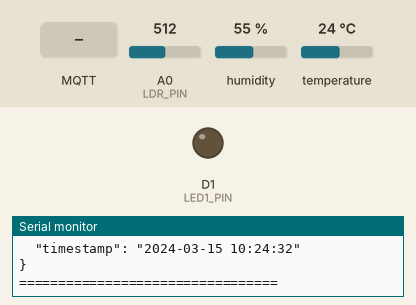
Bench run of a sketch on a simulated ESP8266 (NodeMCU). Parts: output pins drawn as LEDs (lit = HIGH), the last lines printed to the serial monitor. Inputs (shaded band) come from the test bench; at power-on: A0 (LDR_PIN) = 512, humidity 55 %, temperature 24 °C. WiFi joins after 1.5 s; servers stay silent unless stated; the local clock reads 2024-03-15 10:24:30 at power-on unless the sketch sets it; no MQTT or app messages arrive unless stated.

Above: at 3.8 s.
3.9 s: MQTT message "led1 on" arrives on the first subscribed topic
At 6.6 s:
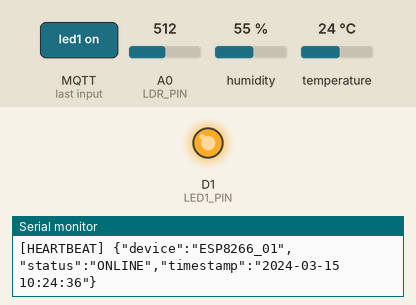
8.9 s: MQTT message "led1 off" arrives on the first subscribed topic
At 11.6 s:
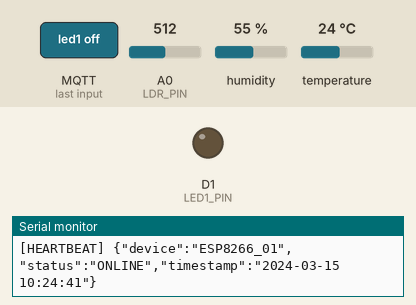
Timing chart, 0 to 13.1 s (numbered marks = the images above; inputs shaded):
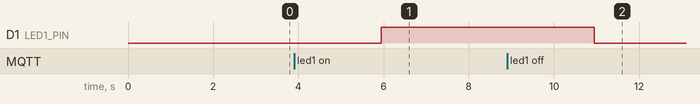

Measured:
- after the input at 3.9 s, D1 (LED1_PIN): LOW → HIGH after 2.0 s
- after the input at 8.9 s, D1 (LED1_PIN): HIGH → LOW after 2.0 s

The sketch:

arduino_esp8266_smart_home.ino
```cpp
#include <ESP8266WiFi.h>
#include <PubSubClient.h>
#include <DHT.h>
#include <time.h>

// ============================================================
// 1. CẤU HÌNH WIFI
// ============================================================

// TÊN WIFI CỦA BẠN
const char* WIFI_SSID = "Minh Khoi";

// MẬT KHẨU WIFI CỦA BẠN
const char* WIFI_PASSWORD = "12345678";


// ============================================================
// 2. CẤU HÌNH MQTT
// ============================================================

const char* MQTT_SERVER = "192.168.1.35";

const int MQTT_PORT = 8888;

//  Mosquitto  username/password:
const char* MQTT_USERNAME = "huyen";
const char* MQTT_PASSWORD = "123";

// Thong tin user/password dua vao datasensor.
const char* DATA_USER = "huyen";
const char* DATA_PASSWORD = "123";


// 3. THÔNG TIN THIẾT BỊ

const char* DEVICE_ID = "ESP8266_01";


// 4. MQTT TOPIC

// ESP8266 -> MQTT
const char* TOPIC_SENSOR = "datasensor";

// Terminal/Backend -> ESP8266
const char* TOPIC_CONTROL = "device/control";

// ESP8266 -> Terminal/Backend
const char* TOPIC_RESPONSE = "device/response";

// ESP8266 -> Terminal/Backend
const char* TOPIC_STATUS = "device/status";

// ESP8266 -> Terminal/Backend
const char* TOPIC_HEARTBEAT = "device/heartbeat";

// 5. KHAI BÁO CHÂN PHẦN CỨNG

// DHT22
#define DHT_PIN D4
#define DHT_TYPE DHT22

// LED1
#define LED1_PIN D1

// LDR
#define LDR_PIN A0

DHT dht(DHT_PIN, DHT_TYPE);


// 6. MQTT + WIFI

WiFiClient espClient;
PubSubClient mqttClient(espClient);


// 7. THỜI GIAN

// Đọc sensor mỗi 2 giây
const unsigned long SENSOR_INTERVAL = 2000;

// Heartbeat mỗi 5 giây
const unsigned long HEARTBEAT_INTERVAL = 5000;

unsigned long lastSensorTime = 0;
unsigned long lastHeartbeatTime = 0;


// 8. TRẠNG THÁI LED

bool led1State = false;

// Lenh dieu khien gan nhat de hien thi trong datasensor
String lastControlCommand = "";


// 9. HÀM LẤY TRẠNG THÁI LED

String getLEDState()
{
  if (digitalRead(LED1_PIN) == HIGH)
  {
    return "ON";
  }

  return "OFF";
}

// 10. HÀM LẤY TIMESTAMP

String getTimestamp()
{
  time_t now = time(nullptr);

  // Nếu chưa đồng bộ được NTP
  if (now < 100000)
  {
    return "N/A";
  }

  struct tm* timeinfo = localtime(&now);

  char buffer[30];

  strftime(
    buffer,
    sizeof(buffer),
    "%Y-%m-%d %H:%M:%S",
    timeinfo
  );

  return String(buffer);
}


// 11. KẾT NỐI WIFI

void connectWiFi()
{
  Serial.println();
  Serial.println("=================================");
  Serial.println("KET NOI WIFI");
  Serial.println("=================================");

  Serial.print("SSID: ");
  Serial.println(WIFI_SSID);

  WiFi.mode(WIFI_STA);

  WiFi.begin(WIFI_SSID, WIFI_PASSWORD);

  while (WiFi.status() != WL_CONNECTED)
  {
    delay(500);

    Serial.print(".");
  }

  Serial.println();
  Serial.println("WIFI CONNECTED!");
  Serial.print("ESP8266 IP: ");
  Serial.println(WiFi.localIP());

  Serial.print("ESP8266 IP: ");
  Serial.println(WiFi.localIP());

  Serial.print("Gateway: ");
  Serial.println(WiFi.gatewayIP());

  Serial.print("Subnet: ");
  Serial.println(WiFi.subnetMask());
}


// 12. ĐỒNG BỘ THỜI GIAN NTP

void setupTime()
{
  // GMT+7 cho Việt Nam
  configTime(
    7 * 3600,
    0,
    "pool.ntp.org",
    "time.nist.gov"
  );

  Serial.println();
  Serial.println("Dang dong bo thoi gian NTP...");

  time_t now = time(nullptr);

  int retry = 0;

  while (now < 100000 && retry < 20)
  {
    delay(500);

    Serial.print(".");

    now = time(nullptr);

    retry++;
  }

  Serial.println();

  if (now >= 100000)
  {
    Serial.print("NTP OK: ");
    Serial.println(getTimestamp());
  }
  else
  {
    Serial.println("Khong dong bo duoc NTP.");
    Serial.println("Timestamp se hien thi N/A.");
  }
}


// 13. GỬI RESPONSE MQTT

void publishResponse(
  const String& deviceName,
  const String& previousState,
  const String& action,
  const String& status,
  const String& currentState
)
{
  String timestamp = getTimestamp();

  // JSON gửi qua MQTT được format nhiều dòng để terminal dễ đọc.
  // Xuống dòng và khoảng trắng vẫn là JSON hợp lệ.
  String payload = "{\n";
  payload += "  \"device\": \"" + String(DEVICE_ID) + "\",\n";
  payload += "  \"device_name\": \"" + deviceName + "\",\n";
  payload += "  \"previous_state\": \"" + previousState + "\",\n";
  payload += "  \"action\": \"" + action + "\",\n";
  payload += "  \"status\": \"" + status + "\",\n";
  payload += "  \"current_state\": \"" + currentState + "\",\n";
  payload += "  \"timestamp\": \"" + timestamp + "\"\n";
  payload += "}";

  mqttClient.publish(
    TOPIC_RESPONSE,
    payload.c_str()
  );

  // Hiển thị Serial Monitor theo từng dòng
  Serial.println();
  Serial.println("========== MQTT RESPONSE ==========");
  Serial.println(payload);
  Serial.println("==================================");
}

// 14. XỬ LÝ LỆNH ĐIỀU KHIỂN

void handleControlCommand(String command)
{
  command.trim();
  command.toLowerCase();

  Serial.println();
  Serial.println("=================================");
  Serial.println("NHAN LENH DIEU KHIEN");
  Serial.println("=================================");
  Serial.print("Command: ");
  Serial.println(command);

  // LỆNH LED1 ON
  if (command == "led1 on")
  {
    String previousState = getLEDState();
    String action = "ON";
    lastControlCommand = "led1 on";

    // Gửi PROCESSING trước
    publishResponse(
      "led1",
      previousState,
      action,
      "PROCESSING",
      previousState
    );

    // Giữ PROCESSING trong 2 giây trước khi thực hiện hành động
    Serial.println();
    Serial.println("Dang xu ly lenh...");
    Serial.println("Cho 2 giay truoc khi bat LED...");
    delay(2000);

    // Thực hiện bật LED
    digitalWrite(LED1_PIN, HIGH);
    delay(50);

    // Đọc lại trạng thái thực tế
    String currentState = getLEDState();

    if (currentState == "ON")
    {
      led1State = true;
      publishResponse(
        "led1",
        previousState,
        action,
        "SUCCESS",
        currentState
      );
    }
    else
    {
      publishResponse(
        "led1",
        previousState,
        action,
        "ERROR",
        currentState
      );
    }

    return;
  }

  // LỆNH LED1 OFF
  if (command == "led1 off")
  {
    String previousState = getLEDState();
    String action = "OFF";
    lastControlCommand = "led1 off";

    // Gửi PROCESSING trước
    publishResponse(
      "led1",
      previousState,
      action,
      "PROCESSING",
      previousState
    );

    // Giữ PROCESSING trong 2 giây trước khi thực hiện hành động
    Serial.println();
    Serial.println("Dang xu ly lenh...");
    Serial.println("Cho 2 giay truoc khi tat LED...");
    delay(2000);

    // Thực hiện tắt LED
    digitalWrite(LED1_PIN, LOW);
    delay(50);

    // Đọc lại trạng thái thực tế
    String currentState = getLEDState();

    if (currentState == "OFF")
    {
      led1State = false;
      publishResponse(
        "led1",
        previousState,
        action,
        "SUCCESS",
        currentState
      );
    }
    else
    {
      publishResponse(
        "led1",
        previousState,
        action,
        "ERROR",
        currentState
      );
    }

    return;
  }
  // LỆNH KHÔNG HỢP LỆ
  Serial.println("LENH KHONG HOP LE!");

  publishResponse(
    "unknown",
    "UNKNOWN",
    "UNKNOWN",
    "ERROR",
    "UNKNOWN"
  );
}


// 15. CALLBACK MQTT

void mqttCallback(
  char* topic,
  byte* payload,
  unsigned int length
)
{
  Serial.println();
  Serial.println("========== MQTT MESSAGE ==========");

  Serial.print("Topic: ");
  Serial.println(topic);

  String message = "";

  for (unsigned int i = 0; i < length; i++)
  {
    message += (char)payload[i];
  }

  Serial.print("Message: ");
  Serial.println(message);

  Serial.println("==================================");


  // Nếu nhận command
  if (String(topic) == TOPIC_CONTROL)
  {
    handleControlCommand(message);
  }
}


// 16. KẾT NỐI MQTT

void connectMQTT()
{
  while (!mqttClient.connected())
  {
    Serial.println();
    Serial.println("=================================");
    Serial.println("KET NOI MQTT");
    Serial.println("=================================");

    String clientID = String(DEVICE_ID) + "_" + String(ESP.getChipId());

    Serial.print("Client ID: ");
    Serial.println(clientID);

    bool connected = false;


    // MQTT KHÔNG CÓ USERNAME/PASSWORD

    if (
      strlen(MQTT_USERNAME) == 0 &&
      strlen(MQTT_PASSWORD) == 0
    )
    {
      connected = mqttClient.connect(
        clientID.c_str(),

        // Last Will Topic
        TOPIC_STATUS,

        // QoS
        0,

        // Retain
        true,

        // Last Will Message
        "{\"device\":\"ESP8266_01\",\"status\":\"OFFLINE\"}"
      );
    }

    // --------------------------------------------------------
    // MQTT CÓ USERNAME/PASSWORD
    // --------------------------------------------------------

    else
    {
      connected = mqttClient.connect(
        clientID.c_str(),

        MQTT_USERNAME,
        MQTT_PASSWORD,

        TOPIC_STATUS,
        0,
        true,

        "{\"device\":\"ESP8266_01\",\"status\":\"OFFLINE\"}"
      );
    }

    // CONNECTED

    if (connected)
    {
      Serial.println("MQTT CONNECTED!");

      // Subscribe topic điều khiển
      mqttClient.subscribe(TOPIC_CONTROL);

      Serial.print("Subscribed: ");
      Serial.println(TOPIC_CONTROL);


      // Gửi ONLINE
      String onlinePayload = "{";

      onlinePayload += "\"device\":\"";
      onlinePayload += DEVICE_ID;
      onlinePayload += "\",";

      onlinePayload += "\"status\":\"ONLINE\",";

      onlinePayload += "\"timestamp\":\"";
      onlinePayload += getTimestamp();
      onlinePayload += "\"";

      onlinePayload += "}";

      mqttClient.publish(
        TOPIC_STATUS,
        onlinePayload.c_str(),
        true
      );


      Serial.println("[DEVICE STATUS]");
      Serial.println(onlinePayload);
    }

    else
    {
      Serial.print("MQTT FAILED, rc=");
      Serial.println(mqttClient.state());

      Serial.println("Thu lai sau 2 giay...");

      delay(2000);
    }
  }
}


// 17. GỬI DỮ LIỆU SENSOR

void publishSensorData()
{
  float temperature = dht.readTemperature();

  float humidity = dht.readHumidity();

  int light = analogRead(LDR_PIN);


  // KIỂM TRA DHT22

  if (isnan(temperature) || isnan(humidity))
  {
    Serial.println();
    Serial.println("ERROR: Khong doc duoc DHT22!");

    return;
  }


  // TẠO JSON

  String timestamp = getTimestamp();

  // JSON datasensor them user, password va lenh dieu khien gan nhat.
  // LUU Y: Khong nen gui password that qua MQTT trong moi truong thuc te.
  String payload = "{\n";
  payload += "  \"device\": \"" + String(DEVICE_ID) + "\",\n";
  // payload += "  \"user\": \"" + String(DATA_USER) + "\",\n";
  // payload += "  \"password\": \"" + String(DATA_PASSWORD) + "\",\n";
  payload += "  \"temperature\": " + String(temperature, 1) + ",\n";
  payload += "  \"humidity\": " + String(humidity, 1) + ",\n";
  payload += "  \"light\": " + String(light) + ",\n";
  payload += "  \"command\": \"" + lastControlCommand + "\",\n";
  payload += "  \"timestamp\": \"" + timestamp + "\"\n";
  payload += "}";


  // GỬI MQTT

  mqttClient.publish(
    TOPIC_SENSOR,
    payload.c_str()
  );


  // HIỂN THỊ SERIAL

  Serial.println();
  Serial.println("=================================");
  Serial.println("SENSOR DATA");
  Serial.println("=================================");

  Serial.print("Device      : ");
  Serial.println(DEVICE_ID);

  Serial.print("User        : ");
  Serial.println(DATA_USER);

  Serial.print("Password    : ");
  Serial.println(DATA_PASSWORD);

  Serial.print("Temperature : ");
  Serial.print(temperature, 1);
  Serial.println(" C");

  Serial.print("Humidity    : ");
  Serial.print(humidity, 1);
  Serial.println(" %");

  Serial.print("Light       : ");
  Serial.print(light);
  Serial.println(" ADC");

  Serial.print("Command     : ");
  Serial.println(lastControlCommand);

  Serial.print("Time        : ");
  Serial.println(timestamp);

  Serial.println();

  Serial.println("[MQTT]");
  Serial.println(payload);

  Serial.println("=================================");
}

// 18. HEARTBEAT

void publishHeartbeat()
{
  String payload = "{";

  payload += "\"device\":\"";
  payload += DEVICE_ID;
  payload += "\",";

  payload += "\"status\":\"ONLINE\",";

  payload += "\"timestamp\":\"";
  payload += getTimestamp();
  payload += "\"";

  payload += "}";

  mqttClient.publish(
    TOPIC_HEARTBEAT,
    payload.c_str()
  );

  Serial.print("[HEARTBEAT] ");
  Serial.println(payload);
}


// ============================================================
// 19. SETUP
// ============================================================

void setup()
{
  Serial.begin(115200);

  delay(1000);

  Serial.println();
  Serial.println();
  Serial.println("=================================");
  Serial.println("     SMART HOME ESP8266");
  Serial.println("=================================");


  // ----------------------------------------------------------
  // LED
  // ----------------------------------------------------------

  pinMode(LED1_PIN, OUTPUT);

  // Ban đầu LED OFF
  digitalWrite(LED1_PIN, LOW);

  led1State = false;


  // ----------------------------------------------------------
  // DHT22
  // ----------------------------------------------------------

  dht.begin();


  // ----------------------------------------------------------
  // WIFI
  // ----------------------------------------------------------

  connectWiFi();


  // NTP

  setupTime();


  // ----------------------------------------------------------
  // MQTT


  mqttClient.setServer(
    MQTT_SERVER,
    MQTT_PORT
  );

  mqttClient.setCallback(
    mqttCallback
  );


  connectMQTT();


  Serial.println();
  Serial.println("=================================");
  Serial.println("SYSTEM READY!");
  Serial.println("=================================");

  Serial.println("LED1 command:");
  Serial.println("  led1 on");
  Serial.println("  led1 off");

  Serial.println();
}


// ============================================================
// 20. LOOP
// ============================================================

void loop()
{
  // ----------------------------------------------------------
  // WIFI
  // ----------------------------------------------------------

  if (WiFi.status() != WL_CONNECTED)
  {
    Serial.println("WIFI LOST!");

    connectWiFi();
  }


  // ----------------------------------------------------------
  // MQTT
  // ----------------------------------------------------------

  if (!mqttClient.connected())
  {
    connectMQTT();
  }

  mqttClient.loop();


  // ----------------------------------------------------------
  // SENSOR MỖI 2 GIÂY
  // ----------------------------------------------------------

  unsigned long currentMillis = millis();

  if (
    currentMillis - lastSensorTime >= SENSOR_INTERVAL
  )
  {
    lastSensorTime = currentMillis;

    publishSensorData();
  }


  // ----------------------------------------------------------
  // HEARTBEAT MỖI 5 GIÂY
  // ----------------------------------------------------------

  if (
    currentMillis - lastHeartbeatTime >= HEARTBEAT_INTERVAL
  )
  {
    lastHeartbeatTime = currentMillis;

    publishHeartbeat();
  }
}
```
